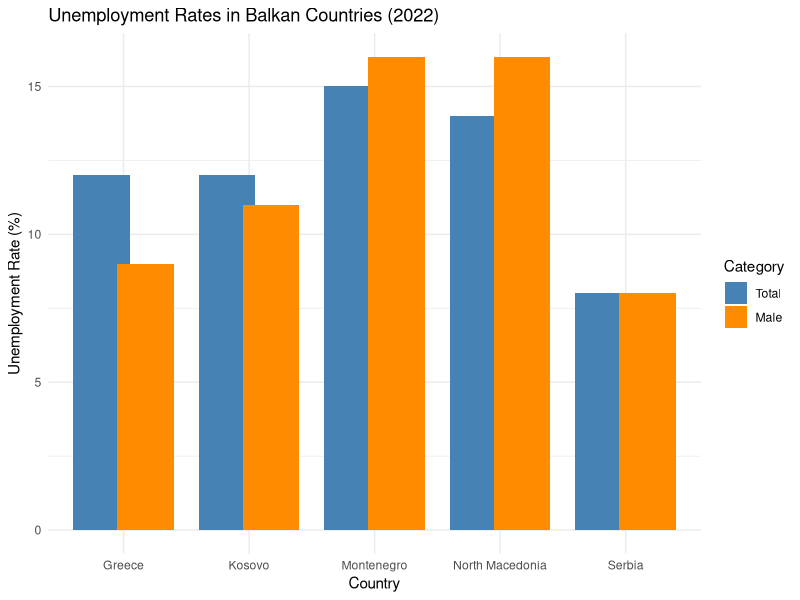

Here is the R script that generated this plot:
## ---- chunk 1
knitr::opts_chunk$set(echo = FALSE, warning = FALSE, message = FALSE)
library(knitr)
library(ggplot2)
library(tidyr)
## ---- chunk 2
unemployment_data <- data.frame(
  Country = c("Greece", "Kosovo", "Montenegro", "North Macedonia", "Serbia"),
  Total_Unemployment = c(12, 12, 15, 14, 8),
  Male_Unemployment = c(9, 11, 16, 16, 8)
)

kable(unemployment_data, caption = "Table 1. Unemployment Rate Total vs. Male in 2022 for Balkan Countries")
## ---- chunk 3
unemployment_long <- pivot_longer(
  unemployment_data,
  cols = c("Total_Unemployment", "Male_Unemployment"),
  names_to = "Category",
  values_to = "Rate"
)

unemployment_long$Category <- factor(
  unemployment_long$Category,
  levels = c("Total_Unemployment", "Male_Unemployment"),
  labels = c("Total", "Male")
)

ggplot(unemployment_long, aes(x = Country, y = Rate, fill = Category)) +
  geom_bar(stat = "identity", position = position_dodge(width = 0.7)) +
  labs(
    title = "Unemployment Rates in Balkan Countries (2022)",
    x = "Country",
    y = "Unemployment Rate (%)",
    fill = "Category"
  ) +
  scale_fill_manual(values = c("steelblue", "darkorange")) +
  theme_minimal()
